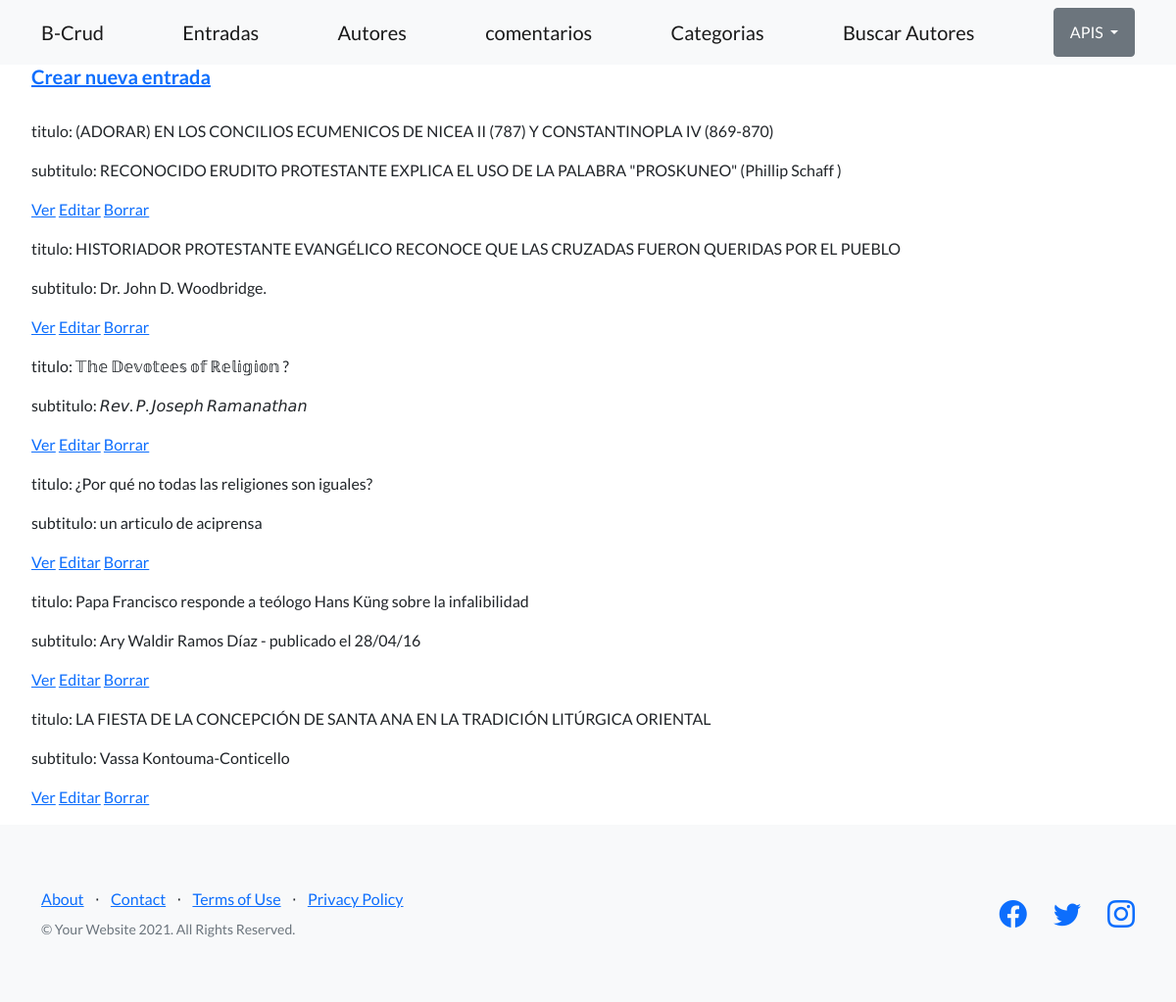
/bcrud/entrada/list/, run on the app's committed database.
### bcrud/models.py (models this page shows)
class Entrada(models.Model):
    titulo=models.CharField(max_length=100)
    subtitulo=models.CharField(max_length=200)
    texto=models.CharField(max_length=20000)

### bcrud/views.py (the view)
# urls.py: path("entrada/list/",views.EntradaList.as_view(),name='elist'),
class EntradaList(ListView):
  model = Entrada
  template_name="bcrud/entrada_list.html"

### bcrud/templates/bcrud/entrada_list.html
{% extends "bcrud/padre.html" %}
{% load static %}
{% block contenidoQueCambia %}
<ul>
  <h5><a href="{%url 'enew'%}">Crear nueva entrada</a></h5>
  <br>
    {%for item in object_list%}
      <p>titulo: {{item.titulo}}</p>
      <p>subtitulo: {{item.subtitulo}}</p>
      <p>
        <a href="{%url 'edetail' item.id%}">Ver</a>
        <a href="{%url 'eedit' item.id%}">Editar</a>
        <a href="{%url 'edelete' item.id%}">Borrar</a>
      </p>
    {%endfor%}
</ul>
{% endblock %}

### bcrud/templates/bcrud/padre.html (shortened to what this page needs)
<!DOCTYPE html>
<html lang="en">
    <head>
        {%load static%}
        <link href="https://cdn.jsdelivr.net/npm/bootstrap-icons@1.5.0/font/bootstrap-icons.css" rel="stylesheet" type="text/css" />
        <link href="{%static 'bcrud/css/styles.css'%}" rel="stylesheet" />
    </head>
    <body>
        <nav class="navbar navbar-light bg-light static-top">
            <div class="container">
                <a class="navbar-brand" href="{% url 'inicio'%}">B-Crud</a>
                <a class="navbar-brand" href="{% url 'elist'%}">Entradas</a>
                <a class="navbar-brand" href="{% url 'alist'%}">Autores</a>
                <a class="navbar-brand" href="{% url 'clist'%}">comentarios</a>
                <a class="navbar-brand" href="{% url 'calist'%}">Categorias</a>
                <a class="navbar-brand" href="{% url 'buscara'%}">Buscar Autores</a>
                <div class="dropdown">
                    <a class="btn btn-secondary dropdown-toggle" href="#APIS" role="button" id="dropdownMenuLink" data-bs-toggle="dropdown"
                        aria-expanded="false">
                        APIS
                    </a>
                </div>
            </div>
        </nav>
        {% block contenidoQueCambia %}
        {% endblock %}
        <footer class="footer bg-light">
            <div class="container">
                <div class="row">
                    <div class="col-lg-6 h-100 text-center text-lg-start my-auto">
                        <ul class="list-inline mb-2">
                            <li class="list-inline-item"><a href="#!">About</a></li>
                            <li class="list-inline-item">⋅</li>
                            <li class="list-inline-item"><a href="#!">Contact</a></li>
                            <li class="list-inline-item">⋅</li>
                            <li class="list-inline-item"><a href="#!">Terms of Use</a></li>
                            <li class="list-inline-item">⋅</li>
                            <li class="list-inline-item"><a href="#!">Privacy Policy</a></li>
                        </ul>
                        <p class="text-muted small mb-4 mb-lg-0">&copy; Your Website 2021. All Rights Reserved.</p>
                    </div>
                    <div class="col-lg-6 h-100 text-center text-lg-end my-auto">
                        <ul class="list-inline mb-0">
                            <li class="list-inline-item me-4">
                                <a href="#!"><i class="bi-facebook fs-3"></i></a>
                            </li>
                            <li class="list-inline-item me-4">
                                <a href="#!"><i class="bi-twitter fs-3"></i></a>
                            </li>
                            <li class="list-inline-item">
                                <a href="#!"><i class="bi-instagram fs-3"></i></a>
                            </li>
                        </ul>
                    </div>
                </div>
            </div>
        </footer>
    </body>
</html>

### data on the page
Entrada: titulo "(ADORAR) EN LOS CONCILIOS ECUMENICOS DE NICEA II (787) Y CONSTANTINOPLA IV (869-870)", subtitulo "RECONOCIDO ERUDITO PROTESTANTE EXPLICA EL USO DE LA PALABRA \"PROSKUNEO\" (Phillip Schaff )"
Entrada: titulo "HISTORIADOR PROTESTANTE EVANGÉLICO RECONOCE QUE LAS CRUZADAS FUERON QUERIDAS POR EL PUEBLO", subtitulo "Dr. John D. Woodbridge."
Entrada: titulo "𝕋𝕙𝕖 𝔻𝕖𝕧𝕠𝕥𝕖𝕖𝕤 𝕠𝕗 ℝ𝕖𝕝𝕚𝕘𝕚𝕠𝕟 ?", subtitulo "𝘙𝘦𝘷. 𝘗. 𝘑𝘰𝘴𝘦𝘱𝘩 𝘙𝘢𝘮𝘢𝘯𝘢𝘵𝘩𝘢𝘯"
Entrada: titulo "¿Por qué no todas las religiones son iguales?", subtitulo "un articulo de aciprensa"
Entrada: titulo "Papa Francisco responde a teólogo Hans Küng sobre la infalibilidad", subtitulo "Ary Waldir Ramos Díaz - publicado el 28/04/16"
Entrada: titulo "LA FIESTA DE LA CONCEPCIÓN DE SANTA ANA EN LA TRADICIÓN LITÚRGICA ORIENTAL", subtitulo "Vassa Kontouma-Conticello"
